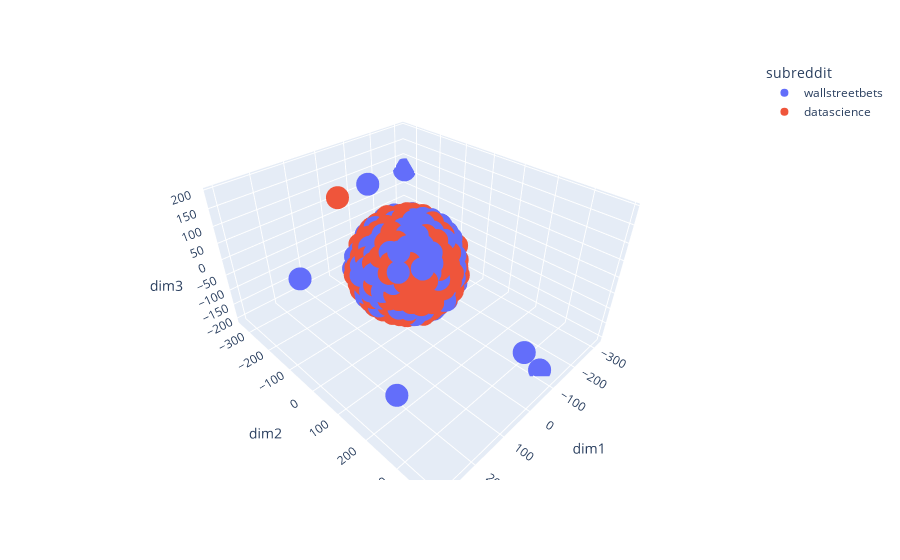

Here is the notebook cell this chart was saved with:
### Code cell
tsne_viz_3d_interactive_with_index(df2, 5, stop=None)

### Figure 1 — Plotly figure (JSON) as saved in the notebook; plotly's stock layout.template omitted (floating-point values rounded to 4 significant figures; data arrays with more than 128 entries replaced by an {"elided": "..."} marker saying what was removed)
{"data": [{"customdata": {"elided": "735x1 int values"}, "hovertemplate": "subreddit=wallstreetbets<br>dim1=%{x}<br>dim2=%{y}<br>dim3=%{z}<br>index=%{customdata[0]}<extra></extra>", "legendgroup": "wallstreetbets", "marker": {"color": "#636efa", "symbol": "circle"}, "mode": "markers", "name": "wallstreetbets", "scene": "scene", "showlegend": true, "type": "scatter3d", "x": {"elided": "735 float values"}, "y": {"elided": "735 float values"}, "z": {"elided": "735 float values"}}, {"customdata": {"elided": "856x1 int values"}, "hovertemplate": "subreddit=datascience<br>dim1=%{x}<br>dim2=%{y}<br>dim3=%{z}<br>index=%{customdata[0]}<extra></extra>", "legendgroup": "datascience", "marker": {"color": "#EF553B", "symbol": "circle"}, "mode": "markers", "name": "datascience", "scene": "scene", "showlegend": true, "type": "scatter3d", "x": {"elided": "856 float values"}, "y": {"elided": "856 float values"}, "z": {"elided": "856 float values"}}], "layout": {"legend": {"title": {"text": "subreddit"}, "tracegroupgap": 0}, "margin": {"t": 60}, "scene": {"domain": {"x": [0, 1], "y": [0, 1]}, "xaxis": {"title": {"text": "dim1"}}, "yaxis": {"title": {"text": "dim2"}}, "zaxis": {"title": {"text": "dim3"}}}}}
